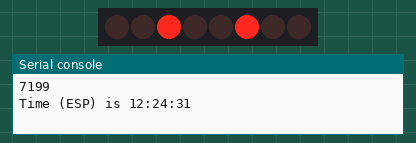
Simulated run of this program. Board: MicroPython board. On the bench: 8 shift-register outputs drawn as a row of LEDs (first output left, lit = HIGH), the last lines printed to the serial console. WiFi joins after 1.5 s; the clock reads 2024-03-15 10:24:30 at power-on unless the program sets it.

Above: at 1.6 s.
At 30.6 s:
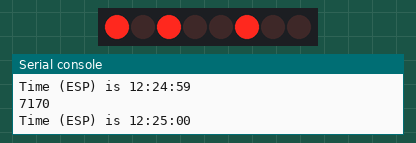
At 90.7 s:
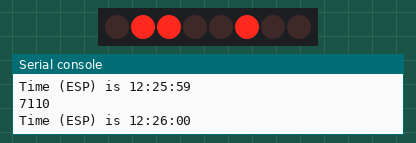
Timing chart, 0 to 92.2 s (numbered marks = the images above):
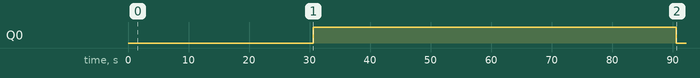

The program:

main.py
```python
import ntptime
import esp
import machine
from time import sleep, localtime
from machine import Pin, Timer

TIMEZONE = 2
RESYNC = 7200 # Resync once in two hours
countdown = 0 # NTP
countsecond = 0 # TIME

clock = Pin(15, Pin.OUT)  #shcp
latch = Pin(14, Pin.OUT)  #stcp storage register
data = Pin(13, Pin.OUT)  #DS

def bin2bcd(v):
    return v + 6 * (v // 10)
    #return (v // 10 * 16) + (v % 10)

def shiftOut(byte):
    latch.off()
    for i in range(8):
            value = byte & 128>>i
            data.value(value)
            clock.on()
            clock.off()

sleep_time = 0.00001

def dump_time(time):
    shiftOut(bin2bcd(time))
    latch.on()
    sleep(sleep_time)

def dump(hour, minute, second):
    global countsecond
    if countsecond <= 0 :
        dump_time(hour)
        dump_time(minute)
        countsecond = 1
    if second == 0:
        dump_time(hour)
        dump_time(minute)

def run():
    global countdown
    if countdown <= 0:
        ntptime.settime()
        countdown = RESYNC
    countdown -= 1
    print(countdown)
    year, month, day, hour, minute, second, _, millis = localtime()
    dump((hour + TIMEZONE) % 24, minute, second)
    print("Time (ESP) is %02d:%02d:%02d" % ((hour + TIMEZONE) %24, minute, second))
    sleep(1)

while True:
    run()
```

boot.py
```python
#import esp
#esp.osdebug(None)
import gc
#import webrepl
#webrepl.start()
gc.collect()

def do_connect():
    import network
    wlan = network.WLAN(network.STA_IF)
    wlan.active(True)
    if not wlan.isconnected():
        print('connecting to network...')
        wlan.connect('Android', '*********')
        while not wlan.isconnected():
            pass
    print('network config:', wlan.ifconfig())

do_connect()
```

Measured:
- by itself, Q0: LOW → HIGH at 30.6 s, → LOW 60.0 s later
